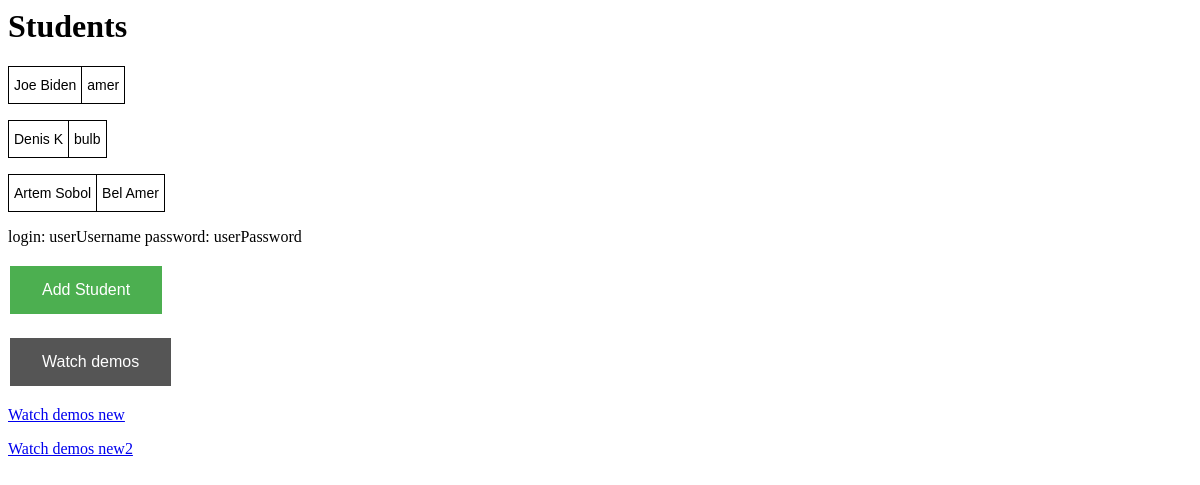
/, run on an earlier commit of the app's database.
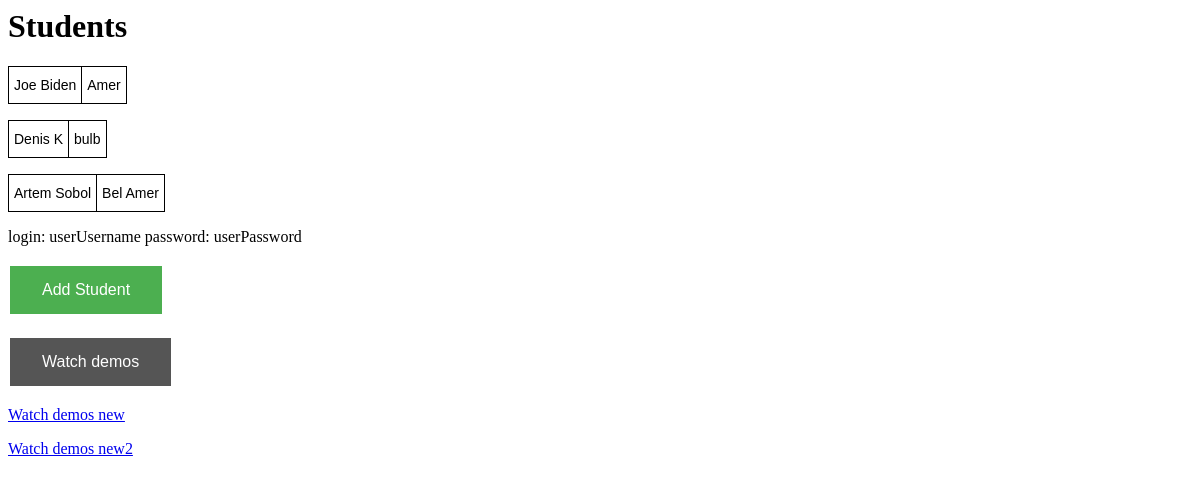
And on a later commit of the database.
### students/models.py (models this page shows)
class Students(models.Model):
    name = models.CharField(max_length=255)
    type = models.CharField(max_length=255)

### students/views.py (the view)
# urls.py: path('', views.studslist, name="template_home")
def studslist(request):
    students = Students.objects.all()
    return render(request, 'justlist.html',
                  {'students': students})

### products/templates/justlist.html (shortened to what this page needs)
{% block content %}
<h1>Students</h1>
{% for student in students %}
<table class="tg">
<thead>
  <tr>
    <td class="tg-ltad">{{ student.name }}</td>
    <td class="tg-0lax">{{ student.type }}</td>
  </tr>
</thead>
</table>
{% endfor %}
<p>login: userUsername password: userPassword</p>
<a href="% url 'admin:index' %">
<button class="button">Add Student</button>
</a>
<p>
<a href="{% url 'template_demos' %}">
<button class="button button5">Watch demos</button>
</a>
</p>
<p>
<a href="{% url 'template_home' %}">Watch demos new </a>
</p>
<p>
<a href="{% url 'admin:index' %}">Watch demos new2 </a>
</p>
{% endblock %}

What changed in the data, as far as the page shows it:
changed Students "Joe Biden": type "amer" → "Amer"
